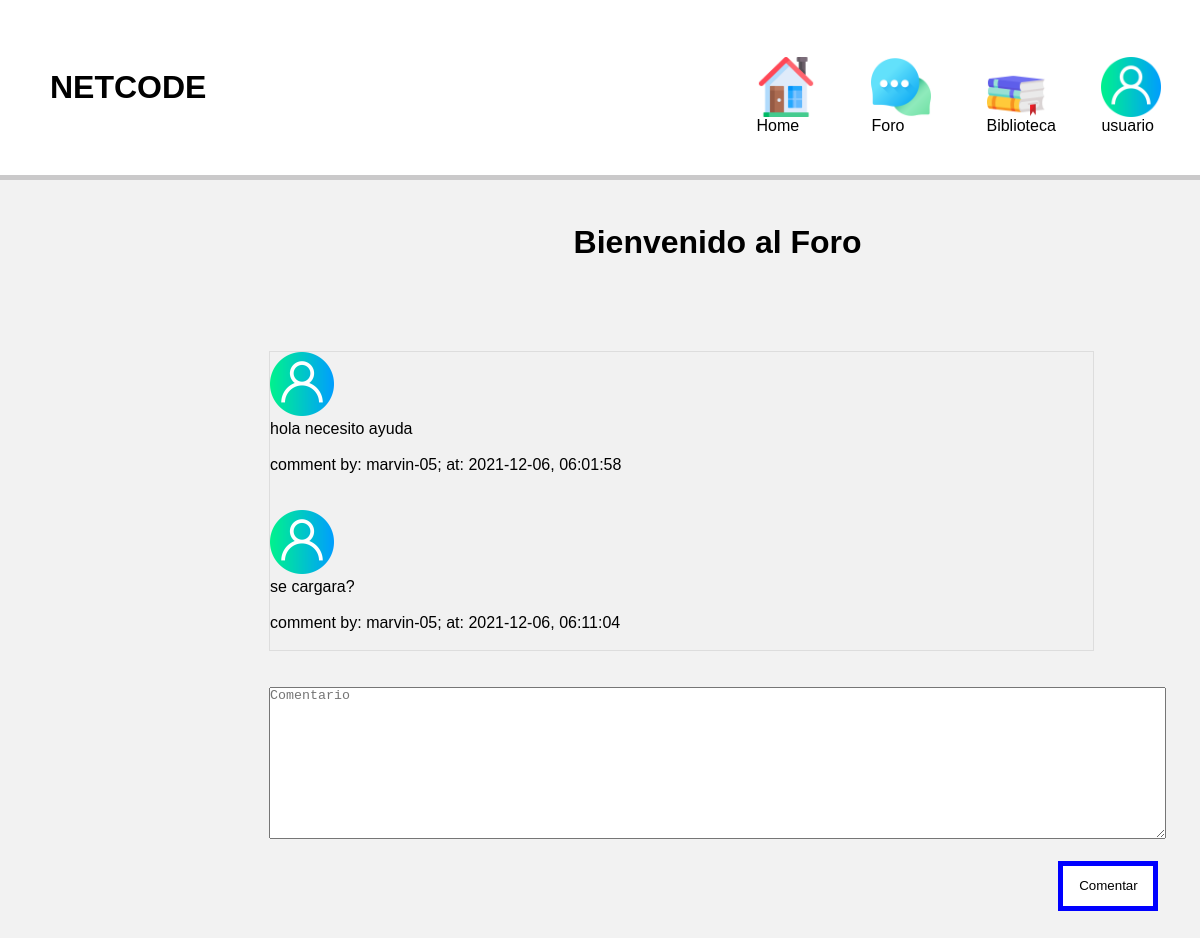
Screenshot of /foro (signed in) with the database file from the repository.
### tables this page shows
CREATE TABLE 'ForoComentarios' ('Id' integer PRIMARY KEY NOT NULL, 'User_Id' integer NOT NULL, 'Comment' text NOT NULL, 'Date' date DEFAULT CURRENT_DATE, 'Time' time DEFAULT CURRENT_TIME);

CREATE TABLE 'Info_Usuario' ('Id' integer PRIMARY KEY AUTOINCREMENT NOT NULL, 'Name' text NOT NULL, 'NickName' text NOT NULL, 'EmailAddres' text NOT NULL, 'Password' text NOT NULL, 'admin' smallint DEFAULT 0);

### application.py (the view)
@app.route("/foro", methods=["GET", "POST"])
@login_required
def foro():
    if request.method == 'POST':
        if not request.form.get("comentario"):
            return "no puede generar un comentario vacio"
        comment = request.form.get("comentario")
        conn = connect()
        cursor = conn.cursor()
        cursor.execute("INSERT INTO ForoComentarios (User_Id, Comment) \
                        values (:user, :comentario)",
                        {'user':session["user_id"], 'comentario':comment})
        conn.commit()
        conn.close()
        return redirect("/foro")
    else:
        conn = connect()
        cursor = conn.cursor()
        comentarios = cursor.execute("select ForoComentarios.Id, ForoComentarios.Comment, ForoComentarios.Date, \
                                    ForoComentarios.Time, Info_Usuario.NickName from ForoComentarios \
                                    inner join Info_Usuario \
                                    on Info_Usuario.Id=ForoComentarios.User_Id")
        ids = []
        nicks = []
        comments = []
        dates = []
        times = []
        count = 0
        for r in comentarios:
            ids.append(r[0])
            nicks.append(r[4])
            comments.append(r[1])
            dates.append(r[2])
            times.append(r[3])
            count = int(count + 1)
        return render_template("Foro.html", results=count, name=nicks, date=dates, time=times, comentario=comments)

### dataRequest.py (called while the page is built)
def connect():
    try:
        conn = sqlite3.connect('Users.db')
        return conn
    except Error:
        print(Error)
        sys.exit() # Cerramos el sistema

def login_required(f):
    @wraps(f)
    def decorated_function(*args, **kwargs):
        if session.get("user_id") is None:
            return redirect("/login")
        return f(*args, **kwargs)
    return decorated_function

### templates/Foro.html (shortened to what this page needs)
 <!DOCTYPE html>
<html lang="en">
<head>
    <link rel="stylesheet" href="../static/css/cursos.css">
    <link href="../static/css/styles-foro.css" type = "text/css" rel="stylesheet"/>
</head>
<header>
            <div class="icons-enlaces">
                <ul>
                    <div class="text">
                        <h1>NETCODE</h1>
                    </div>
                    <div class="image-icon">
                        <li><a href="/admin"> <img src="../static/img/home.png" alt="homeicon"> Home</a></li>
                    </div>
                    <div class="image-icon">
                        <li><a href="#"><img src="../static/img/chat.png" alt="homeicon">Foro</a></li>
                    </div>
                    <div class="image-icon">
                        <li><a href="/formImage"> <img src="../static/img/book.png" alt="bibliotecaicon"> Biblioteca</a></li>
                    </div>
                    <div class="image-icon">
                        <li><a href="#"><img src="../static/img/usericon.png" alt="user">usuario</a></li>
                    </div>
                </ul>
            </div>
</header>
<body>
    <form action="/foro" method="post">
        <div class="container">
            <div class="rows_comentarios justify-content-center">
                <div class="col-6">
                    <h1> Bienvenido al Foro</h1>
                    <div id="global">
                        {% for i in range(results) %}
                            <div id="mensajes">
                                <img src="../static/img/usericon.png" width="64" height="64" alt="">
                                <p>
                                    {{comentario[loop.index - 1]}} <br><br>
                                    comment by: {{name[loop.index - 1]}}; at: <span>{{date[loop.index - 1]}}, {{time[loop.index - 1]}}</span> <br>
                                </p>
                            </div>
                            <br><br>
                        {% endfor %}
                    </div>
                    <br><br>
                    <textarea class="form-control" name="comentario" cols="110"  rows="10" placeholder="Comentario"></textarea> <br><br>
                    <button class="btn" type=submit>Comentar</button> <br><br><br>
                </div>
            </div>
        </div>
</body>
</html>

### static/css/cursos.css (style rules this page uses)
*, *:after, *:before { margin: 0; padding: 0; box-sizing: border-box; }
header { background-color: white; position: fixed; width:100%; height: 19%; display: flex; justify-content: space-between; align-items: center; border-style: solid; border-color: #827E826B; border-width: 0px 0px 5px 0px; margin-bottom: 19%; z-index: 10000; }
header .icons-enlaces ul { display:flex; justify-content: center; align-items: center; }
header .icons-enlaces ul .text h1 { float: right; font-family: 'M PLUS Code Latin', sans-serif; text-align: center; margin-left: 50px; margin-right: 550px; }
header .icons-enlaces ul .image-icon li { List-style: none; font-family: 'M PLUS Code Latin', sans-serif; }
header .icons-enlaces ul .image-icon li a { margin-left: 100px; text-decoration: none; padding: 6px 15px; color: black; border-radius: 20px; justify-content: center; align-items: center; height: 100%; }
header .icons-enlaces ul .image-icon li a:link { text-decoration: none; }
header .icons-enlaces .image-icon li a img { display:flex; justify-content: space-between; align-items: center; width: 60px; height: 60px; cursor:pointer; }
body { overflow-x: hidden; }
#global { height: 300px; width: 825px; border: 1px solid #ddd; background: #f1f1f1; overflow-y: scroll; }
#mensajes { height: auto; }

### static/css/styles-foro.css (style rules this page uses)
body { background:#f2f2f2; font-family:sans-serif; display: flex; }
body .container { width: 100%; display: flex; postion: absolute; margin-top: 15%; margin-left: 30%; }
h1 { margin-left: 0%; text-align: center; margin-bottom:10%; margin-top: 10%; }
.btn { margin-left: 88%; border: 5px solid blue; background: #FFF; width:100px; height:50px; }

### rows the page displays
ForoComentarios: Comment "hola necesito ayuda", Date "2021-12-06", Time "06:01:58"
Info_Usuario: NickName "marvin-05" "marvin-05"
ForoComentarios: Comment "se cargara?", Date "2021-12-06", Time "06:11:04"
